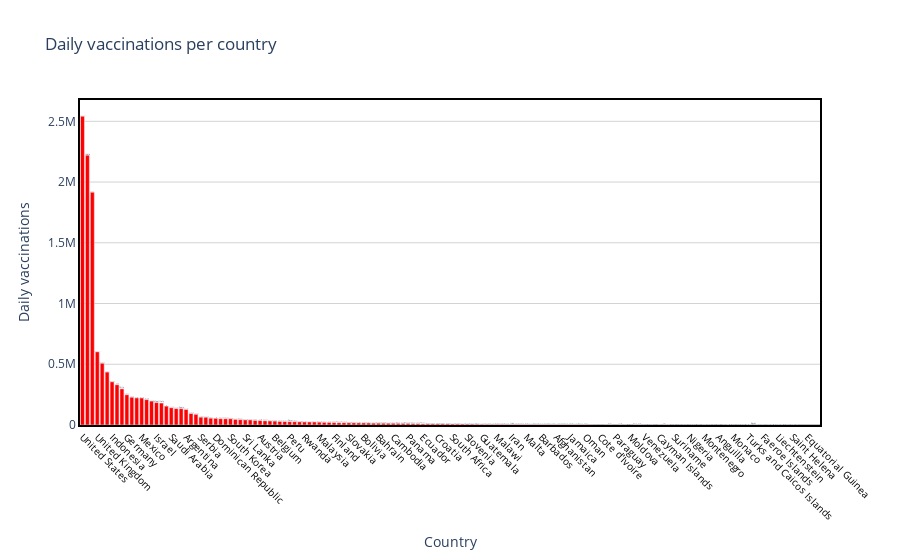

Here is the notebook cell this chart was saved with:
### Code cell
draw_trace_bar(country_vaccine, 'Daily vaccinations', 'Daily vaccinations per country', 'Country', 'Daily vaccinations', "red" )

### Figure 1 — Plotly figure (JSON) as saved in the notebook; plotly's stock layout.template omitted (floating-point values rounded to 4 significant figures; data arrays with more than 128 entries replaced by an {"elided": "..."} marker saying what was removed)
{"data": [{"marker": {"color": "red"}, "text": {"elided": "150 str values"}, "type": "bar", "x": {"elided": "150 str values"}, "y": {"elided": "150 int values"}}], "layout": {"hovermode": "closest", "paper_bgcolor": "rgba(0, 0, 0, 0)", "plot_bgcolor": "rgba(0, 0, 0, 0)", "title": {"text": "Daily vaccinations per country"}, "xaxis": {"linecolor": "black", "linewidth": 2, "mirror": true, "showline": true, "showticklabels": true, "tickangle": 45, "tickfont": {"color": "black", "size": 10}, "title": {"text": "Country"}, "zeroline": true, "zerolinecolor": "grey", "zerolinewidth": 1}, "yaxis": {"gridcolor": "lightgrey", "linecolor": "black", "linewidth": 2, "mirror": true, "showline": true, "title": {"text": "Daily vaccinations"}, "zeroline": true, "zerolinecolor": "grey", "zerolinewidth": 1}}}
